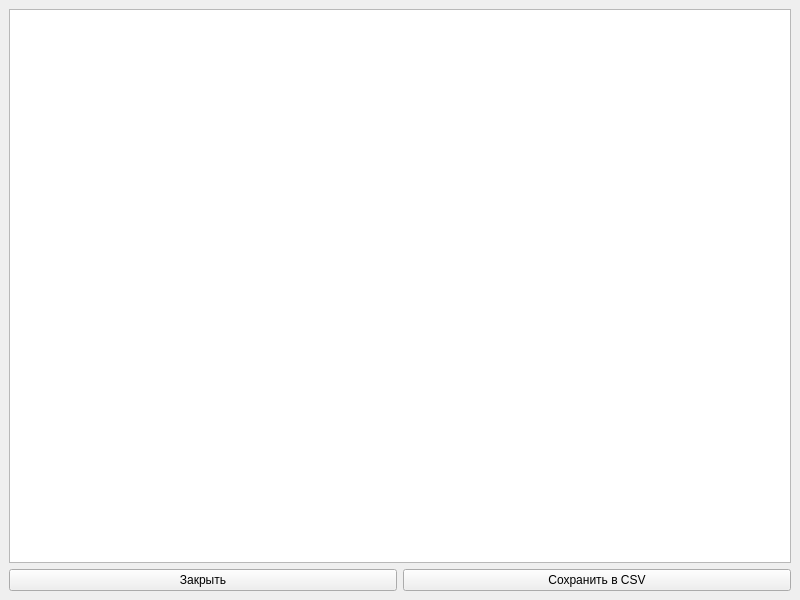
<?xml version="1.0" encoding="UTF-8"?>
<ui version="4.0">
 <class>MainWindow</class>
 <widget class="QMainWindow" name="MainWindow">
  <property name="geometry">
   <rect>
    <x>0</x>
    <y>0</y>
    <width>800</width>
    <height>600</height>
   </rect>
  </property>
  <property name="windowTitle">
   <string>Анализ</string>
  </property>
  <widget class="QWidget" name="centralwidget">
   <layout class="QGridLayout" name="gridLayout">
    <item row="1" column="0">
     <widget class="QPushButton" name="close_btn">
      <property name="text">
       <string>Закрыть</string>
      </property>
     </widget>
    </item>
    <item row="1" column="1">
     <widget class="QPushButton" name="save_btn">
      <property name="text">
       <string>Сохранить в CSV</string>
      </property>
     </widget>
    </item>
    <item row="0" column="0" colspan="2">
     <widget class="QTableView" name="tableView"/>
    </item>
   </layout>
  </widget>
 </widget>
 <resources/>
 <connections/>
</ui>
